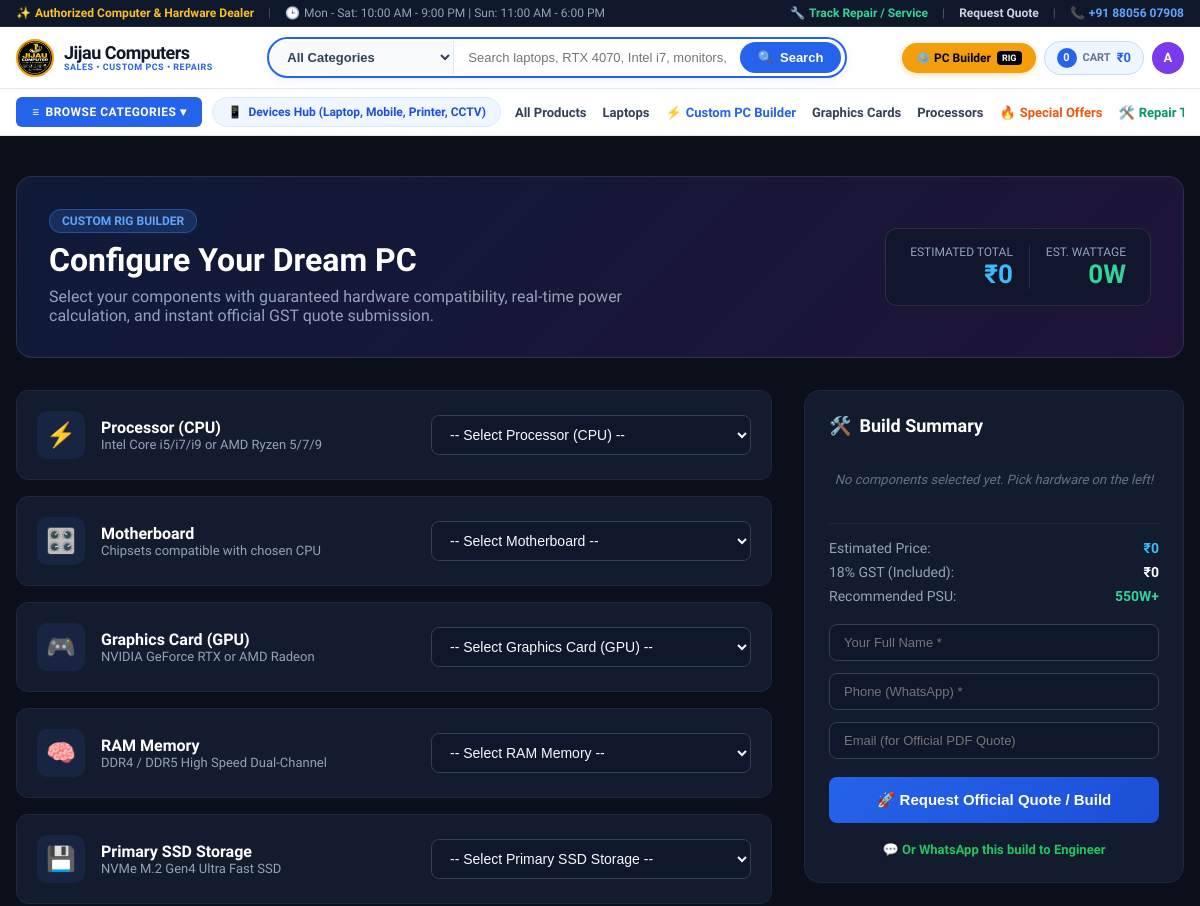
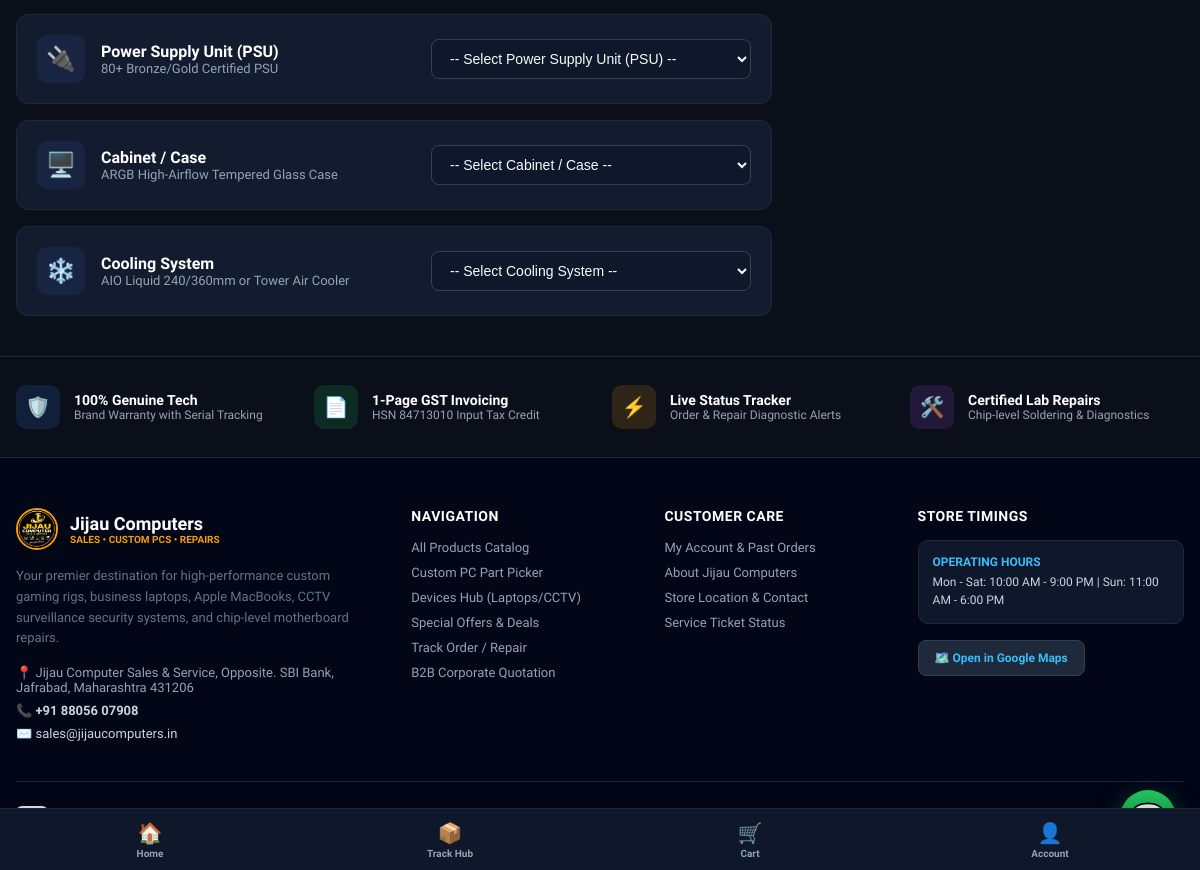
Screenshot of /php-jijaucomputers/custom-pc.php with the database file from the repository (2 pictures, top to bottom).
### tables this page shows
CREATE TABLE "WebsiteSetting" (
    "id" TEXT NOT NULL PRIMARY KEY DEFAULT 'default',
    "storeName" TEXT NOT NULL DEFAULT 'Jijau Computers',
    "tagline" TEXT NOT NULL DEFAULT 'Your Tech Partner',
    "logoUrl" TEXT NOT NULL DEFAULT '',
    "darkLogoUrl" TEXT NOT NULL DEFAULT '',
    "faviconUrl" TEXT NOT NULL DEFAULT '',
    "primaryColor" TEXT NOT NULL DEFAULT '#1d4ed8',
    "secondaryColor" TEXT NOT NULL DEFAULT '#f97316',
    "phone" TEXT NOT NULL DEFAULT '+91 88056 07908',
    "whatsapp" TEXT NOT NULL DEFAULT '918805607908',
    "email" TEXT NOT NULL DEFAULT 'sales@jijaucomputers.in',
    "address" TEXT NOT NULL DEFAULT 'Jijau Computer Sales & Service, Opposite SBI Bank, Main Road, Jafrabad, Maharashtra - 431206',
    "googleMapsUrl" TEXT NOT NULL DEFAULT 'https://maps.app.goo.gl/UjCXouqaC9ufVJNTA',
    "openingHours" TEXT NOT NULL DEFAULT 'Mon - Sat: 10:00 AM - 9:00 PM | Sun: 11:00 AM - 6:00 PM',
    "gstin" TEXT NOT NULL DEFAULT '27AAAAA0000A1Z5',
    "upiId" TEXT NOT NULL DEFAULT 'jijauc@ibl',
    "upiName" TEXT NOT NULL DEFAULT 'Jijau Computers',
    "facebookUrl" TEXT NOT NULL DEFAULT 'https://facebook.com/jijaucomputers',
    "instagramUrl" TEXT NOT NULL DEFAULT 'https://www.instagram.com/jijau_computers_jafrabad',
    "youtubeUrl" TEXT NOT NULL DEFAULT 'https://www.youtube.com/@Pavan_Kad_JAFRBAD',
    "linkedinUrl" TEXT NOT NULL DEFAULT 'https://linkedin.com/company/jijaucomputers',
    "metaTitle" TEXT NOT NULL DEFAULT 'Jijau Computers - Best Computer & Laptop Store',
    "metaDescription" TEXT NOT NULL DEFAULT 'Shop high performance gaming PCs, laptops, components, CCTV, and get quick repair services at Jijau Computers.',
    "metaKeywords" TEXT NOT NULL DEFAULT 'computer store, gaming pc, laptops, pc repair, processors, graphics card, jijau computers',
    "sliderInterval" INTEGER NOT NULL DEFAULT 5,
    "branchesJson" TEXT DEFAULT '[]',
    "invoiceTerms" TEXT NOT NULL DEFAULT '1. Warranty valid only with official serial number and intact warranty seals.
2. Goods once sold are subject to manufacturer standard warranty policy.
3. Physical damage, liquid spillage, or unauthorized modifications are not covered under warranty.
4. Disputes subject to legal jurisdiction only.',
    "invoiceBankDetails" TEXT NOT NULL DEFAULT 'Bank: HDFC Bank Ltd | A/C No: 50200012345678 | IFSC: HDFC0001234 | Branch: Jafrabad',
    "invoiceHsnCode" TEXT NOT NULL DEFAULT '84713010',
    "invoiceNotes" TEXT NOT NULL DEFAULT 'Thank you for choosing Jijau Computers - Your Trusted Tech Partner!',
    "updatedAt" DATETIME NOT NULL
);

### php-jijaucomputers/custom-pc.php (the view, shortened to what the rows shown need)
<?php
require_once __DIR__ . '/includes/functions.php';
require_once __DIR__ . '/includes/header.php';
?>
<div class="pc-builder-page" style="padding: 40px 0; background: #0b0f19; color: #f8fafc; min-height: 85vh;">
  <div class="container" style="max-width: 1320px; margin: 0 auto; padding: 0 16px;">
    <div style="background: linear-gradient(135deg, rgba(37,99,235,0.15), rgba(147,51,234,0.15)); border: 1px solid rgba(255,255,255,0.1); border-radius: 16px; padding: 32px; margin-bottom: 32px; display: flex; justify-content: space-between; align-items: center; flex-wrap: wrap; gap: 20px;">
      <div>
        <h1 style="font-size: 32px; font-weight: 800; color: #ffffff; margin: 0 0 8px;">Configure Your Dream PC</h1>
      </div>
    </div>
  </div>
</div>
<?php require_once __DIR__ . '/includes/footer.php'; ?>

### php-jijaucomputers/includes/header.php (shortened to what the rows shown need)
<?php
require_once __DIR__ . '/functions.php';
$storeSettings = getStoreSettings();
?>
<!DOCTYPE html>
<html lang="en">
<head>
  <link rel="stylesheet" href="/public/css/style.css">
</head>
<body class="bg-slate-50 text-slate-900 font-sans antialiased">
<header class="sticky top-0 z-50 w-full shadow-md">
  <div class="desktop-only" style="background: #0f172a; color: #cbd5e1; font-size: 12px; padding: 6px 16px; border-bottom: 1px solid #1e293b;">
    <div style="max-width: 1320px; margin: 0 auto; display: flex; justify-content: space-between; align-items: center; flex-wrap: wrap; gap: 8px;">
      <div style="display: flex; align-items: center; gap: 14px; font-weight: 500;">
        <span style="color: #fbbf24; font-weight: 700; display: flex; align-items: center; gap: 4px;">
          <span>✨</span> Authorized Computer & Hardware Dealer
        </span>
        <span style="color: #475569;">|</span>
        <span style="display: flex; align-items: center; gap: 4px; color: #94a3b8;">
          <span>🕒</span> <?= htmlspecialchars($storeSettings['openingHours'] ?? 'Mon - Sat: 10:00 AM - 9:00 PM | Sun: 11:00 AM - 6:00 PM') ?>
        </span>
      </div>
      <div style="display: flex; align-items: center; gap: 14px; font-weight: 600;">
        <a href="/track-service" style="color: #34d399; text-decoration: none; display: flex; align-items: center; gap: 4px;">
          <span>🔧</span> Track Repair / Service
        </a>
        <span style="color: #475569;">|</span>
        <a href="/quote-request" style="color: #cbd5e1; text-decoration: none;">
          Request Quote
        </a>
        <span style="color: #475569;">|</span>
        <a href="tel:<?= htmlspecialchars($storeSettings['phone'] ?? '+91 88056 07908') ?>" style="color: #60a5fa; text-decoration: none; display: flex; align-items: center; gap: 4px; font-weight: 700;">
          <span>📞</span> <?= htmlspecialchars($storeSettings['phone'] ?? '+91 88056 07908') ?>
        </a>
      </div>
    </div>
  </div>
</header>

### php-jijaucomputers/includes/footer.php (shortened to what the rows shown need)
<?php
require_once __DIR__ . '/functions.php';
$storeSettings = getStoreSettings();
?>
<footer style="background: #020617; color: #94a3b8; font-size: 13px; padding: 50px 16px 20px;">
  <div style="max-width: 1320px; margin: 0 auto;">
    <div style="display: grid; grid-template-columns: 2fr 1.2fr 1.2fr 1.5fr; gap: 40px; margin-bottom: 40px;">
      <div>
        <div style="display: flex; flex-direction: column; gap: 8px; font-size: 13px;">
          <div>📍 <?= htmlspecialchars($storeSettings['address'] ?? 'Shop No. 4, Jijau Complex, Station Road, Maharashtra') ?></div>
          <div>📞 <a href="tel:<?= htmlspecialchars($storeSettings['phone'] ?? '+91 88056 07908') ?>" style="color: #cbd5e1; text-decoration: none; font-weight: 600;"><?= htmlspecialchars($storeSettings['phone'] ?? '+91 88056 07908') ?></a></div>
          <div>✉️ <a href="mailto:<?= htmlspecialchars($storeSettings['email'] ?? 'contact@jijaucomputers.com') ?>" style="color: #cbd5e1; text-decoration: none;"><?= htmlspecialchars($storeSettings['email'] ?? 'contact@jijaucomputers.com') ?></a></div>
        </div>
      </div>
      <div>
        <div style="background: #0f172a; border: 1px solid #1e293b; border-radius: 10px; padding: 14px; margin-bottom: 16px;">
          <div style="font-weight: 700; color: #38bdf8; font-size: 12px; margin-bottom: 4px;">OPERATING HOURS</div>
          <div style="color: #cbd5e1; font-size: 12px; line-height: 1.5;"><?= htmlspecialchars($storeSettings['openingHours'] ?? 'Mon - Sat: 10:00 AM - 9:00 PM | Sunday: 11:00 AM - 6:00 PM') ?></div>
        </div>
      </div>
    </div>
  </div>
</footer>
</body>
</html>

### rows the page displays
websitesetting: openingHours "Mon - Sat: 10:00 AM - 9:00 PM | Sun: 11:00 AM - 6:00 PM", phone "+91 88056 07908", address "Jijau Computer Sales & Service, Opposite. SBI Bank, Jafrabad, Maharashtra 431206", email "sales@jijaucomputers.in"

### other values shown
$cartCount "0"
formatPrice($cartTotal) "₹0"
$slot['icon'] "⚡"
$slot['name'] "Processor (CPU)"
$slot['desc'] "Intel Core i5/i7/i9 or AMD Ryzen 5/7/9"
$slot['icon'] "🎛️"
$slot['name'] "Motherboard"
$slot['desc'] "Chipsets compatible with chosen CPU"
$slot['icon'] "🎮"
$slot['name'] "Graphics Card (GPU)"
$slot['desc'] "NVIDIA GeForce RTX or AMD Radeon"
$slot['icon'] "🧠"
$slot['name'] "RAM Memory"
$slot['desc'] "DDR4 / DDR5 High Speed Dual-Channel"
$slot['icon'] "💾"
